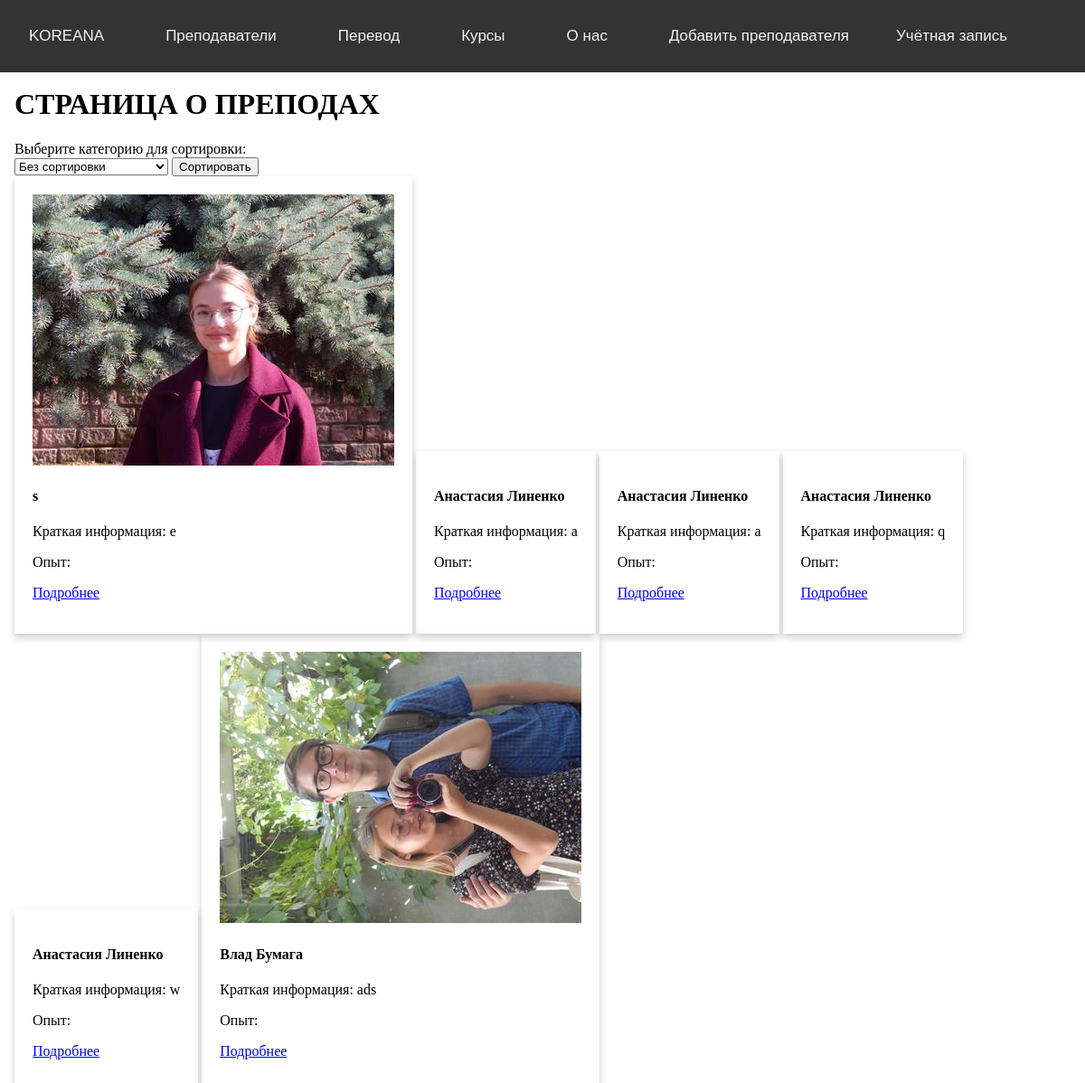
The page /teachers on the database its author committed.
### home_page/models.py (models this page shows, shortened)
class Teacher(models.Model):
    def validate_photo(fieldfile_obj):
        filesize = fieldfile_obj.file.size
        megabyte_limit = 10.0
        if filesize > megabyte_limit * 1024 * 1024:
            raise ValidationError("Max file size is %sMB" % str(megabyte_limit))
    name = models.CharField(max_length=80, db_index=True, verbose_name='Имя преподавателя')
    slug = models.SlugField(unique=True, max_length=255, db_index=True, verbose_name='URL')
    brief_info = models.CharField(max_length=400, verbose_name = 'Краткая информация')
    photo = ResizedImageField(size=[400, 400],validators=[validate_photo, FileExtensionValidator(allowed_extensions=['jpg', 'jpeg', 'png'])], verbose_name = "Фото преподавателя", blank=True, null=True)
    age = models.IntegerField(default=0)
    experience = models.CharField(max_length=400, verbose_name = "Профессиональный опыт")
    add_info = models.CharField(max_length=1000, verbose_name = "Дополнительная информация")
    rating = models.IntegerField(default=0, verbose_name = "Персональный рейтинг")
    price = models.IntegerField(default=0)
    lessons_amount = models.IntegerField(default=0)
    language = models.CharField(max_length=100)
    def get_absolute_url(self):
        return reverse('teacher', kwargs={'teacher_slug': self.slug})
    class Meta:
        verbose_name = 'Преподаватель'
        verbose_name_plural = 'Преподаватели'
        ordering = ['rating', 'name']

### home_page/views.py (the view)
# urls.py: path("teachers", show_teachers.as_view(), name='teachers',),
class show_teachers(ListView):
    teachers_list = Teacher.objects.all()
    model = Teacher
    template_name = 'home_page/teachers.html'
    extra_context = {
        'teachers_list': teachers_list,
    }
    def get_context_data(self, *, object_list=None, **kwargs):
        context = super().get_context_data(**kwargs)
        context['main_menu'] = main_menu
        context['title'] = 'СТРАНИЦА О ПРЕПОДАХ'
        context['sort'] = self.request.GET.get('sort')
        return context
    def get_queryset(self):
        return Teacher

### home_page/templatetags/teacher_tags.py (called while the page is built)
@register.simple_tag()
def get_teachers(sort=None, gte=None):
    list = Teacher.objects.all()
    if sort:
        list = list.order_by(sort)
    if not gte:
        return list
    else:
        return list.filter(rating__gte=gte)

@register.inclusion_tag('home_page/temp.html')
def show_teachers(sort=None, gte=0):
    teachers_list = get_teachers(sort=sort, gte=gte)
    return {"list": teachers_list}

### home_page/templates/home_page/teachers.html (shortened to what this page needs)
{% extends 'home_page/base.html' %}
{% load teacher_tags %}
{% block content %}
<h1>{{title}}</h1>
<label for="teacher-sort-select">Выберите категорию для сортировки:</label>
<div class="sort">
    <form action="{{ teachers }}" method="get">
    <select name="sort" id="teacher-sort-select">
        <option value="">Без сортировки</option>
    </select>
    <input type="submit" value="Сортировать">
    </form>
</div>
{% show_teachers sort=sort %}
{% endblock content %}

### home_page/templates/home_page/temp.html
<div class="container">
{% for t in list %}
    <div class="teacher-panel">
        {% if t.photo %}
            <div class="teacher-photo"> <img class="img-article-left thumb" src="{{t.photo.url}}"> </div>
        {% endif %}
        <h4> {{t.name}} </h4>
        <p> Краткая информация: {{t.brief_info|truncatewords:50}} </p>
        <p> Опыт: {{t.experience}} </p>
        <p class="link-read-post"><a href="{{ t.get_absolute_url }}">Подробнее</a></p>
    </div>
{% endfor %}
</div>

### home_page/static/home_page/css/style.css (style rules this page uses)
body { margin:0; }
.teacher-panel { box-shadow: 0 4px 8px 0 rgba(0, 0, 0, 0.2); display: inline-block; padding: 20px; }
.teacher-photo { display: inline-block; }

### rows shown on the page
Teacher: photo (picture), name "s", brief_info "e"
Teacher: name "Анастасия Линенко", brief_info "a"
Teacher: name "Анастасия Линенко", brief_info "a"
Teacher: name "Анастасия Линенко", brief_info "q"
Teacher: name "Анастасия Линенко", brief_info "w"
Teacher: photo (picture), name "Влад Бумага", brief_info "ads"

### other values the page prints
{{ m.title }} "KOREANA" "Преподаватели" "Перевод" "Курсы" "О нас" "Добавить преподавателя"
{{ title }} "СТРАНИЦА О ПРЕПОДАХ"
